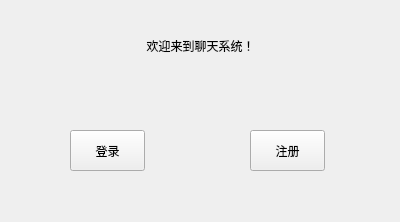
<?xml version="1.0" encoding="UTF-8"?>
<ui version="4.0">
 <class>StartWindow</class>
 <widget class="QWidget" name="StartWindow">
  <property name="geometry">
   <rect>
    <x>0</x>
    <y>0</y>
    <width>400</width>
    <height>222</height>
   </rect>
  </property>
  <property name="windowTitle">
   <string>聊天系统</string>
  </property>
  <widget class="QLabel" name="label">
   <property name="geometry">
    <rect>
     <x>40</x>
     <y>20</y>
     <width>321</width>
     <height>51</height>
    </rect>
   </property>
   <property name="styleSheet">
    <string notr="true">font: 20pt &quot;微软雅黑&quot;;</string>
   </property>
   <property name="text">
    <string>欢迎来到聊天系统！</string>
   </property>
   <property name="alignment">
    <set>Qt::AlignCenter</set>
   </property>
  </widget>
  <widget class="QPushButton" name="pushButton_login">
   <property name="geometry">
    <rect>
     <x>70</x>
     <y>130</y>
     <width>75</width>
     <height>41</height>
    </rect>
   </property>
   <property name="styleSheet">
    <string notr="true">font: 75 16pt &quot;微软雅黑&quot;;</string>
   </property>
   <property name="text">
    <string>登录</string>
   </property>
  </widget>
  <widget class="QPushButton" name="pushButton_register">
   <property name="geometry">
    <rect>
     <x>250</x>
     <y>130</y>
     <width>75</width>
     <height>41</height>
    </rect>
   </property>
   <property name="styleSheet">
    <string notr="true">font: 75 16pt &quot;微软雅黑&quot;;</string>
   </property>
   <property name="text">
    <string>注册</string>
   </property>
  </widget>
 </widget>
 <resources/>
 <connections/>
</ui>
